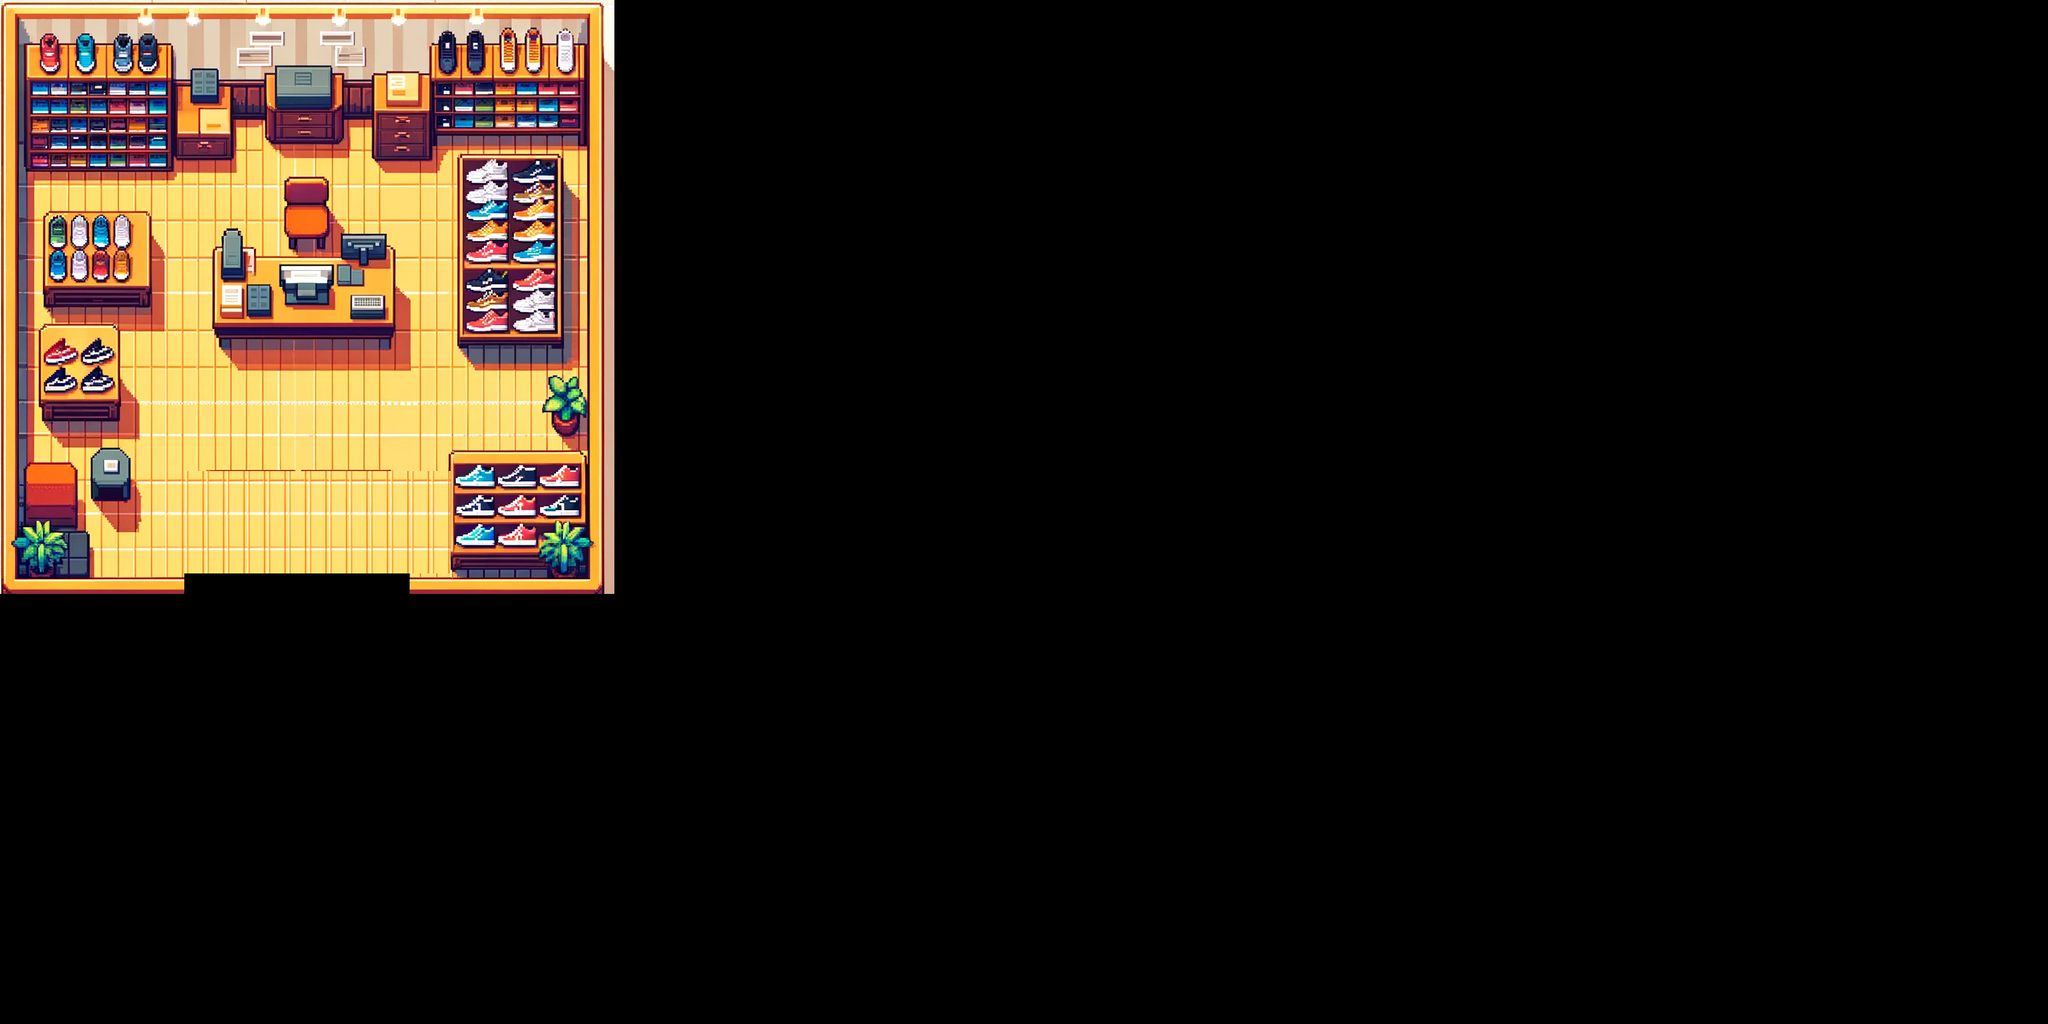

A level layout from a 2D game, rendered from its tile map. Below: a short description, then the map file with tile-grid data replaced by summaries:
An orthogonal 100x50 tile map with 32x32 px tiles, 2 tile layers (colision, void).

<map version="1.10" tiledversion="1.10.2" orientation="orthogonal" renderorder="right-down" width="100" height="50" tilewidth="32" tileheight="32" infinite="0" nextlayerid="3" nextobjectid="1">
 <tileset firstgid="1" name="tiles" tilewidth="32" tileheight="32" tilecount="1024" columns="32">
  <image source="store.png" width="1024" height="1024" />
 </tileset>
 <layer id="1" name="colision" width="100" height="50">
  <data>[5000 cells, 558 non-empty, 558 distinct tile ids]</data>
 </layer>
 <layer id="2" name="void" width="100" height="50">
  <data>[5000 cells, 303 non-empty, 238 distinct tile ids]</data>
 </layer>
</map>